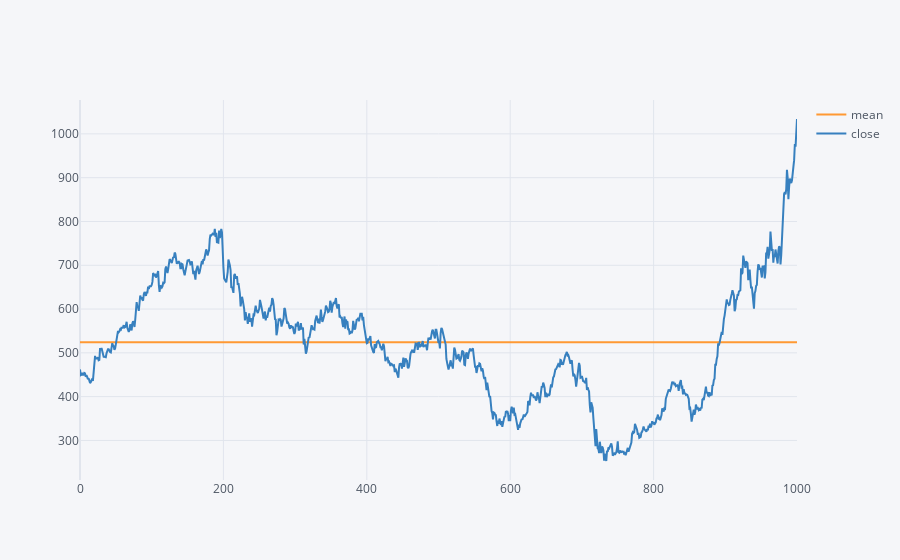

Write notebook code for a chart like this one.
### Code cell
df[['mean','close']].iplot(kind='scatter',width = 2)

### Figure 1 — Plotly figure (JSON) as saved in the notebook; plotly's stock layout.template omitted (floating-point values rounded to 4 significant figures; data arrays with more than 128 entries replaced by an {"elided": "..."} marker saying what was removed)
{"data": [{"line": {"color": "rgba(255, 153, 51, 1.0)", "dash": "solid", "shape": "linear", "width": 2}, "mode": "lines", "name": "mean", "text": "", "type": "scatter", "x": {"elided": "1001 int values"}, "y": {"elided": "1001 float values"}}, {"line": {"color": "rgba(55, 128, 191, 1.0)", "dash": "solid", "shape": "linear", "width": 2}, "mode": "lines", "name": "close", "text": "", "type": "scatter", "x": {"elided": "1001 int values"}, "y": {"elided": "1001 int values"}}], "layout": {"legend": {"bgcolor": "#F5F6F9", "font": {"color": "#4D5663"}}, "paper_bgcolor": "#F5F6F9", "plot_bgcolor": "#F5F6F9", "title": {"font": {"color": "#4D5663"}}, "xaxis": {"gridcolor": "#E1E5ED", "showgrid": true, "tickfont": {"color": "#4D5663"}, "title": {"font": {"color": "#4D5663"}, "text": ""}, "zerolinecolor": "#E1E5ED"}, "yaxis": {"gridcolor": "#E1E5ED", "showgrid": true, "tickfont": {"color": "#4D5663"}, "title": {"font": {"color": "#4D5663"}, "text": ""}, "zerolinecolor": "#E1E5ED"}}}
